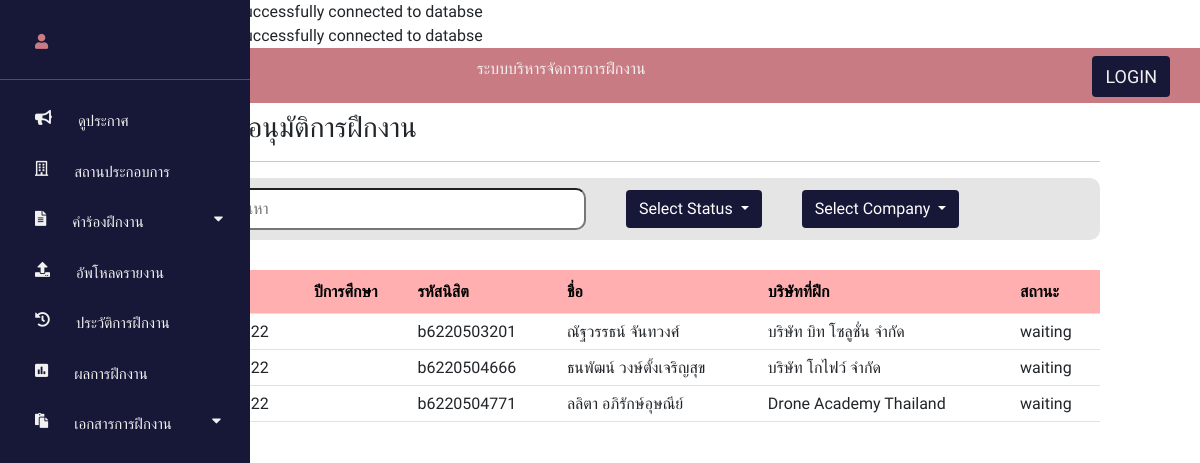
Screenshot of /?controller=petition&action=index with the database file from the repository.
### tables this page shows
CREATE TABLE `requestform` (
  `ID` int(5) NOT NULL,
  `requestID` varchar(11) NOT NULL,
  `statusName` enum('waiting','approve','reject') NOT NULL DEFAULT 'waiting',
  `createDate` date NOT NULL DEFAULT current_timestamp(),
  `phoneNumber` varchar(10) NOT NULL,
  `facebookName` varchar(50) NOT NULL,
  `positionRequest` varchar(50) NOT NULL,
  `agentName` varchar(50) NOT NULL,
  `agentPosition` varchar(50) NOT NULL,
  `HR_Name` varchar(50) NOT NULL,
  `HR_PhoneNamber` varchar(10) NOT NULL,
  `HR_Email` varchar(30) NOT NULL,
  `startDate` date NOT NULL,
  `endDate` date NOT NULL,
  `approverID` varchar(11) DEFAULT NULL,
  `companyID` int(3) NOT NULL,
  `reasonReject` varchar(300) DEFAULT NULL,
  `academicYear` varchar(4) DEFAULT NULL
);

CREATE TABLE `user` (
  `username` varchar(11) NOT NULL,
  `password` varchar(18) NOT NULL,
  `position` enum('student','lecturer','admin') NOT NULL,
  `firstName` varchar(30) NOT NULL,
  `lastName` varchar(30) NOT NULL,
  `academicYear` varchar(4) DEFAULT NULL,
  `imagePath` varchar(500) DEFAULT NULL
);

CREATE TABLE `company` (
  `ID` int(3) NOT NULL,
  `name` varchar(30) NOT NULL,
  `address` varchar(100) NOT NULL,
  `type` varchar(30) NOT NULL,
  `phoneNumber` varchar(10) NOT NULL,
  `faxNumber` varchar(10) NOT NULL,
  `department` enum('มี','ไม่มี') DEFAULT NULL,
  `payPerDay` int(3) DEFAULT 0,
  `agentName` varchar(50) DEFAULT NULL,
  `agentPosition` varchar(50) DEFAULT NULL,
  `HR_Name` varchar(50) DEFAULT NULL,
  `HR_Position` varchar(50) DEFAULT NULL,
  `HR_PhoneNamber` varchar(10) DEFAULT NULL,
  `requestPosition` varchar(100) DEFAULT NULL,
  `jobDescription` varchar(200) DEFAULT NULL,
  `amountPerson` int(2) DEFAULT NULL,
  `getPerson` int(2) DEFAULT NULL,
  `requiredSkill` varchar(200) DEFAULT NULL,
  `startDate` date DEFAULT NULL,
  `endDate` date DEFAULT NULL
);

### models/requestformModels.php (called while the page is built, shortened)
<?php
class Requestform
{
    public function __construct(
        $id,
        $requestID,
        $statusName,
        $createDate,
        $phoneNumber,
        $facebookName,
        $positionRequest,
        $agentName,
        $agentPosition,
        $HR_Name,
        $HR_PhoneNamber,
        $HR_Email,
        $startDate,
        $endDate,
        $approverID,
        $companyID,
        $firstName,
        $lastName,
        $position,
        $academicYear,
        $imagePath,
        $companyName
    ) {
        $this->requestID = $requestID;
        $this->statusName = $statusName;
        $this->firstName = $firstName;
        $this->lastName = $lastName;
        $this->companyName=$companyName;
    }
    public static function getAll()
    {
        $requestformList = [];
        require("connection_connect.php");
        $sql = "SELECT requestform.ID AS ID,requestID,statusName,createDate,requestform.phoneNumber AS phoneNumber,facebookName,positionRequest,
        requestform.agentName AS agentName,requestform.agentPosition AS agentPosition,requestform.HR_Name AS
        HR_Name,requestform.HR_PhoneNamber AS HR_PhoneNamber,requestform.HR_Email AS HR_Email,requestform.startDate AS
        startDate,requestform.endDate AS endDate,approverID,companyID,reasonReject,firstName,lastName,position,user.academicYear AS userAcademicYear,requestform.academicYear AS academicYear,imagePath,company.name
        AS companyName FROM requestform LEFT JOIN user ON user.username=requestform.requestID LEFT JOIN company ON companyID=company.ID;";
        $result = $conn->query($sql);
        while ($my_row = $result->fetch_assoc()) {
            $id = $my_row["ID"];
            $requestID = $my_row["requestID"];
            $statusName = $my_row["statusName"];
            $createDate = $my_row["createDate"];
            $phoneNumber = $my_row["phoneNumber"];
            $facebookName = $my_row["facebookName"];
            $positionRequest = $my_row["positionRequest"];
            $agentName = $my_row["agentName"];
            $agentPosition = $my_row["agentPosition"];
            $HR_Name = $my_row["HR_Name"];
            $HR_PhoneNamber = $my_row["HR_PhoneNamber"];
            $HR_Email = $my_row["HR_Email"];
            $startDate = $my_row["startDate"];
            $endDate = $my_row["endDate"];
            $approverID = $my_row["approverID"];
            $companyID = $my_row["companyID"];
            $firstName = $my_row["firstName"];
            $lastName = $my_row["lastName"];
            $position = $my_row["position"];
            $academicYear = $my_row["academicYear"];
            $imagePath=$my_row["imagePath"];
            $companyName=$my_row["companyName"];
            $requestformList[] = new Requestform(
                $id,
                $requestID,
                $statusName,
                $createDate,
                $phoneNumber,
                $facebookName,
                $positionRequest,
                $agentName,
                $agentPosition,
                $HR_Name,
                $HR_PhoneNamber,
                $HR_Email,
                $startDate,
                $endDate,
                $approverID,
                $companyID,
                $firstName,
                $lastName,
                $position,
                $academicYear,
                $imagePath,
                $companyName
            );
        }
        return $requestformList;
    }
}

### controllers/petition_controller.php (called while the page is built, shortened)
<?php
     class PetitionController{
        public function index(){
            $requestform_List=Requestform::getAll();
            require_once("./view/petition/index_petition.php");
        }
    }

### view/petition/index_petition.php (the view, shortened to what this page needs)
<?php require_once("menuTop.php") ?>
<body>
  <div>
    <h3>ผลการอนุมัติการฝึกงาน</h3>
    <hr style="width:100%;text-align:left;margin-left:0;">
    <form method="get" action="">
      <div class="search-box">
        <div>
          <div class="search">
            <button class="btn" type="submit" name="action" value="searchPetition"><i class="fas fa-search"></i></button>
            <input type="text" name="key" placeholder="ค้นหา" />
          </div>
        </div>
        <div class="dropdown" style="padding-left: 40px;">
          <button class="btn dropdown-toggle" style="background-color:#171738;color: #FFF;" type="button" id="dropdownMenuButton1" data-bs-toggle="dropdown" aria-expanded="false">
            Select Status
          </button>
        </div>
        <div class="dropdown" style="padding-left: 40px;">
          <button class="btn dropdown-toggle" style="background-color:#171738;color: #FFF;" type="button" id="dropdownMenuButton1" data-bs-toggle="dropdown" aria-expanded="false">
            Select Company
          </button>
        </div>
      </div>
    </form>
    <table class="table" id="table-header">
      <tr>
        <th><a href="?controller=petition&action=SortDate"><?php echo "วันที่ยื่นขอ"; ?></th>
        <th>ปีการศึกษา</th>
        <th>รหัสนิสิต</th>
        <th>ชื่อ</th>
        <th>บริษัทที่ฝึก</th>
        <th>สถานะ</th>
      </tr>
      <?php
      foreach ($requestform_List as $requestform) {
        $timestamp = strtotime($requestform->createDate);
        $new_dateformat = date("d-m-Y", $timestamp);
        echo "<tr><td>$new_dateformat</td>
                  <td>$requestform->academicYear</td>
                  <td>$requestform->requestID</td>
                  <td>$requestform->firstName  $requestform->lastName</td>
                  <td>$requestform->companyName</td>
                  <td>$requestform->statusName</td>" ?>
      <?php
      };
      ?>
    </table>
  </div>
</body>
<?php require_once("menuDown.php") ?>

### routes.php (shortened to what this page needs)
<?php
    $controllers =array('pages'=>['home','error','login'],
    'login'=>['index','login','logout'],
    'anime'=>['index','newAnime','addAnime','search','updateForm','update'],
    'profile'=>['index'],
    'announce'=>['index','addAnnounce'],
    'company'=>['index','newCompany','addCompany','indexcompanyDetail','updatecompanyDetailPage1','updatecompanyDetailPage2','updatecompanyDetailPage3'],
    'uploadreport'=>['index'],
    'internshiphistory'=>['index','detailInternshiphistory'],
    'petition'=>['index','newPetition','addPetition','indexSummaryPetition','approvePetition','approveView','approveApprove','searchPetition','SortDate','searchApprove'],
    'document'=>['IndexdownloadRequestInternship','IndexdownloadDocument','IndexuploadDocument']);
    function call($controller,$action){
        switch($controller){
            case "petition":
                        require_once("models/companyModel.php");
                        require_once("models/requestformModels.php");
                        $controller = new PetitionController();
                        break;
        }
        $controller->{$action}();
    }
    if(array_key_exists($controller,$controllers)){
        if(in_array($action,$controllers[$controller])){
            call($controller,$action);
        }
        else{
            call('pages','error');
        }
    }
    else{
        call('pages','error');
    }
?>

### connection_connect.php
<?php
    $severname = "localhost";
    $username = "root";
    $password ="";
    $dbname = "se_project";
    $conn = mysqli_connect($severname,$username,$password);
    if($conn->connect_error){
        die("Connection failed: ".$conn->connect_error);
    }
    else{
        echo "Successfully connected to server";
    }
    if(!$conn->select_db($dbname)){
        echo $conn->connect_error;
    }
    else{
        echo "Successfully connected to databse <br>";
    }
?>

### menuTop.php (shortened to what this page needs)
<!DOCTYPE html>
<html lang="en">
<head>
    <link href="./fontawesome-free-5.15.4-web/css/all.css" rel="stylesheet">
    <link href="https://cdn.jsdelivr.net/npm/@fortawesome/fontawesome-free@5.15.4/css/fontawesome.min.css" rel="stylesheet">
    <link href="https://cdn.jsdelivr.net/npm/bootstrap@5.1.1/dist/css/bootstrap.min.css" rel="stylesheet">
</head>
<body style="font-family: 'Prompt', sans-serif;">
    <div class="navbar">
        <div><p>ระบบบริหารจัดการการฝึกงาน</p></div>
        <?php
        if (isset($_SESSION['firstname'])) {
        ?>
          <a class="btn" href="?controller=login&action=index"><i class="fas fa-sign-out-alt"></i> LOGOUT</a>
        <?php
        } else {
          echo "<a class='btn' href='?controller=login&action=index'>LOGIN</a>";
        }
        ?>
    </div>
    <div class="sidenav">
        <a href="?controller=profile&action=index">
        <i class="fas fa-user" style="color: #C97B84;"></i>
        <span style="padding: 0px 70px 0px 26px;"><?php echo $_SESSION['firstname'];?> <?php echo $_SESSION['lastname'];?></span></a>
        <hr style="width:100%;text-align:left;margin-left:0">
        <a href="?controller=announce&action=index"><i class="fas fa-bullhorn"></i><span style="padding-left: 26px;">ดูประกาศ</span></a>
        <a href="?controller=company&action=index"><i class="far fa-building"></i><span style="padding-left: 26px;">สถานประกอบการ</span></a>
        <div class="dropdown"><a href="#"><i class="fas fa-file-alt"></i><span style="padding: 0px 70px 0px 26px;">คำร้องฝึกงาน</span><i class="fa fa-caret-down"></i></a>
        </div>
        <a href="?controller=uploadreport&action=index"><i class="fas fa-upload"></i><span style="padding-left: 26px;">อัพโหลดรายงาน</span></a>
        <a href="?controller=internshiphistory&action=index"><i class="fas fa-history"></i><span style="padding-left: 26px;">ประวัติการฝึกงาน</span></a>
        <a href="#"><i class="fas fa-poll"></i><span style="padding-left: 26px;">ผลการฝึกงาน</span></a>
        <div class="dropdown"><a href="#"><i class="fas fa-paste"></i><span style="padding: 0px 40px 0px 26px;">เอกสารการฝึกงาน</span><i class="fa fa-caret-down"></i></a>
        </div>
  </div>
  <div class="content-main">

### menuDown.php
</div>
</body>
</html>

### index.php (shortened to what this page needs)
<?php
    if(isset($_GET['controller'])&&isset($_GET['action'])){
        $controller = $_GET['controller'];
        $action =$_GET['action'];
    }
    else{
        $controller='login';
        $action='index';
    }
    ?>
        <?php  require_once("routes.php") ?>
       <div>
        </div>

### menuTop.php (style rules this page uses)
body { font-family:'Prompt', sans-serif; margin:0; background-color: rgb(240, 240, 240); }
.sidenav { height: 100%; width: 70px; position: fixed; z-index: 1; top: 0; left: 0; background-color: #171738; overflow-x: hidden; padding-top: 20px; transition: 0.5s; display: flexbox; }
.sidenav a { padding: 14px 8px 14px 35px; text-decoration: none; font-size: 15px; color: #f1f1f1; display: flex; transition: 0.3ss; white-space: nowrap; }
.navbar { background-color: #C97B84; width: 100%; height: 55px; top: 0; left: 0; position: sticky; display: flex; justify-content: space-around; padding: 30px; font-size: 16px; color: #f1f1f1; }
.navbar a { text-decoration: none; color: #f1f1f1; font-size: 18px; background-color: #171738; }
.content-main { width: 100%; padding: 8px 100px 10px 180px; top: 0; left: 0; }

### view/petition/index_petition.php (style rules this page uses)
.search-box { margin: 10px 0px 30px 0px; background-color: #E5E5E5; display: flex; align-items: center; border-radius: 10px; }
.search { padding: 10px 0px 10px 0px; }
.search input { border-radius: 10px; width: 360px; padding: 7px; }
#table-header { padding-top: 20px; border-collapse: collapse; width: 100%; }
#table-header tr th { padding-top: 12px; padding-bottom: 12px; text-align: left; background-color: #FFAFB0; color: #000; }

### rows the page displays
requestform: requestID "b6220503201", requestID.firstName "ณัฐวรรธน์", requestID.lastName "จันทวงศ์", companyID.name "บริษัท บิท โซลูชั่น จำกัด", statusName "waiting"
requestform: requestID "b6220504666", requestID.firstName "ธนพัฒน์", requestID.lastName "วงษ์ตั้งเจริญสุข", companyID.name "บริษัท โกไฟว์ จำกัด", statusName "waiting"
requestform: requestID "b6220504771", requestID.firstName "ลลิตา", requestID.lastName "อภิรักษ์อุษณีย์", companyID.name "Drone Academy Thailand", statusName "waiting"
